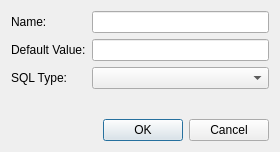
<?xml version="1.0" encoding="UTF-8"?>
<ui version="4.0">
 <class>LBGui::AddColumnDialog</class>
 <widget class="QDialog" name="LBGui::AddColumnDialog">
  <property name="windowModality">
   <enum>Qt::WindowModal</enum>
  </property>
  <property name="geometry">
   <rect>
    <x>0</x>
    <y>0</y>
    <width>280</width>
    <height>152</height>
   </rect>
  </property>
  <property name="minimumSize">
   <size>
    <width>280</width>
    <height>152</height>
   </size>
  </property>
  <property name="windowTitle">
   <string>Add Column</string>
  </property>
  <property name="accessibleName">
   <string>Add Column</string>
  </property>
  <property name="modal">
   <bool>true</bool>
  </property>
  <layout class="QVBoxLayout" name="verticalLayout">
   <item>
    <layout class="QFormLayout" name="formLayout">
     <item row="0" column="1">
      <widget class="QLineEdit" name="lineEditName"/>
     </item>
     <item row="0" column="0">
      <widget class="QLabel" name="label">
       <property name="text">
        <string>Name:</string>
       </property>
      </widget>
     </item>
     <item row="1" column="1">
      <widget class="QLineEdit" name="lineEditDefaultValue"/>
     </item>
     <item row="1" column="0">
      <widget class="QLabel" name="label_2">
       <property name="text">
        <string>Default Value:</string>
       </property>
      </widget>
     </item>
     <item row="2" column="0">
      <widget class="QLabel" name="label_3">
       <property name="text">
        <string>SQL Type:</string>
       </property>
      </widget>
     </item>
     <item row="2" column="1">
      <widget class="QComboBox" name="comboBoxSqlType">
       <property name="sizePolicy">
        <sizepolicy hsizetype="Preferred" vsizetype="Fixed">
         <horstretch>0</horstretch>
         <verstretch>0</verstretch>
        </sizepolicy>
       </property>
      </widget>
     </item>
    </layout>
   </item>
   <item>
    <widget class="QDialogButtonBox" name="buttonBox">
     <property name="orientation">
      <enum>Qt::Horizontal</enum>
     </property>
     <property name="standardButtons">
      <set>QDialogButtonBox::Cancel|QDialogButtonBox::Ok</set>
     </property>
    </widget>
   </item>
  </layout>
 </widget>
 <resources/>
 <connections>
  <connection>
   <sender>buttonBox</sender>
   <signal>accepted()</signal>
   <receiver>LBGui::AddColumnDialog</receiver>
   <slot>accept()</slot>
   <hints>
    <hint type="sourcelabel">
     <x>248</x>
     <y>254</y>
    </hint>
    <hint type="destinationlabel">
     <x>157</x>
     <y>274</y>
    </hint>
   </hints>
  </connection>
  <connection>
   <sender>buttonBox</sender>
   <signal>rejected()</signal>
   <receiver>LBGui::AddColumnDialog</receiver>
   <slot>reject()</slot>
   <hints>
    <hint type="sourcelabel">
     <x>316</x>
     <y>260</y>
    </hint>
    <hint type="destinationlabel">
     <x>286</x>
     <y>274</y>
    </hint>
   </hints>
  </connection>
 </connections>
</ui>
